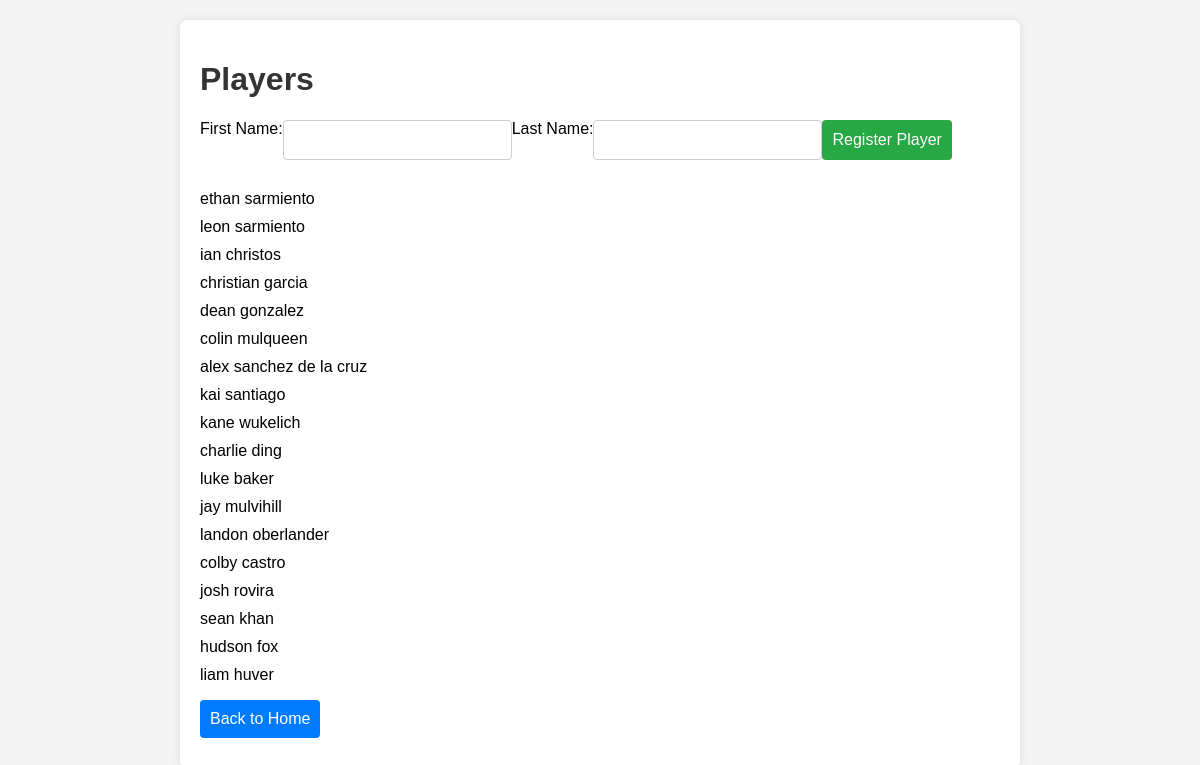
The page /players on the database its author committed.
### tables this page shows
CREATE TABLE players
(
player_id INTEGER PRIMARY KEY AUTOINCREMENT,
last_name TEXT,
first_name TEXT,
hs_team_id INTEGER,
club_team_id INTEGER,
FOREIGN KEY (hs_team_id) REFERENCES teams(team_id),
FOREIGN KEY (club_team_id) REFERENCES teams(team_id)
);

### app.py (the view, shortened to what this page needs)
@app.route('/players', methods=['GET', 'POST'])
def players():
    db = get_db()
    cursor = db.cursor()
    cursor.execute("SELECT first_name, last_name FROM players WHERE club_team_id = 239")
    players = cursor.fetchall()
    return render_template('players.html', players=players)

### app.py (called while the page is built)
def get_db():
    db = getattr(g, '_database', None)
    if db is None:
        db = g._database = sqlite3.connect(DATABASE)
    return db

@app.teardown_appcontext
def close_connection(exception):
    db = getattr(g, '_database', None)
    if db is not None:
        db.close()

### templates/players.html (shortened to what this page needs)
<!DOCTYPE html>
<html>
<head>
    <link rel="stylesheet" type="text/css" href="{{ url_for('static', filename='css/styles.css') }}">
</head>
<body>
    <div class="container">
        <h1>Players</h1>
        <form method="POST">
            <label for="first_name">First Name:</label>
            <input type="text" id="first_name" name="first_name" required>
            <label for="last_name">Last Name:</label>
            <input type="text" id="last_name" name="last_name" required>
            <button type="submit">Register Player</button>
        </form>
        <ul>
            {% for player in players %}
            <li>{{ player[0] }} {{ player[1] }}</li>
            {% endfor %}
        </ul>
        <button onclick="location.href='{{ url_for('index') }}'">Back to Home</button>
    </div>
</body>
</html>

### static/css/styles.css (style rules this page uses)
body { font-family: Arial, sans-serif; margin: 20px; background-color: #f4f4f4; }
h1, h2, h3 { color: #333; }
form { display: flex; flex-wrap: wrap; margin-bottom: 20px; }
label { display: block; margin-bottom: 5px; }
input, select, button { padding: 10px; margin-bottom: 10px; border: 1px solid #ccc; border-radius: 4px; font-size: 16px; }
button { background-color: #007BFF; color: white; border: none; cursor: pointer; }
button[type="submit"] { background-color: #28a745; }
ul { list-style-type: none; padding: 0; }
li { margin-bottom: 10px; }
.container { max-width: 800px; margin: auto; padding: 20px; background-color: white; box-shadow: 0 0 10px rgba(0, 0, 0, 0.1); border-radius: 8px; }

### rows shown on the page
players: first_name "ethan", last_name "sarmiento"
players: first_name "leon", last_name "sarmiento"
players: first_name "ian", last_name "christos"
players: first_name "christian", last_name "garcia"
players: first_name "dean", last_name "gonzalez"
players: first_name "colin", last_name "mulqueen"
players: first_name "alex", last_name "sanchez de la cruz"
players: first_name "kai", last_name "santiago"
players: first_name "kane", last_name "wukelich"
players: first_name "charlie", last_name "ding"
players: first_name "luke", last_name "baker"
players: first_name "jay", last_name "mulvihill"
players: first_name "landon", last_name "oberlander"
players: first_name "colby", last_name "castro"
players: first_name "josh", last_name "rovira"
players: first_name "sean", last_name "khan"
players: first_name "hudson", last_name "fox"
players: first_name "liam", last_name "huver"
